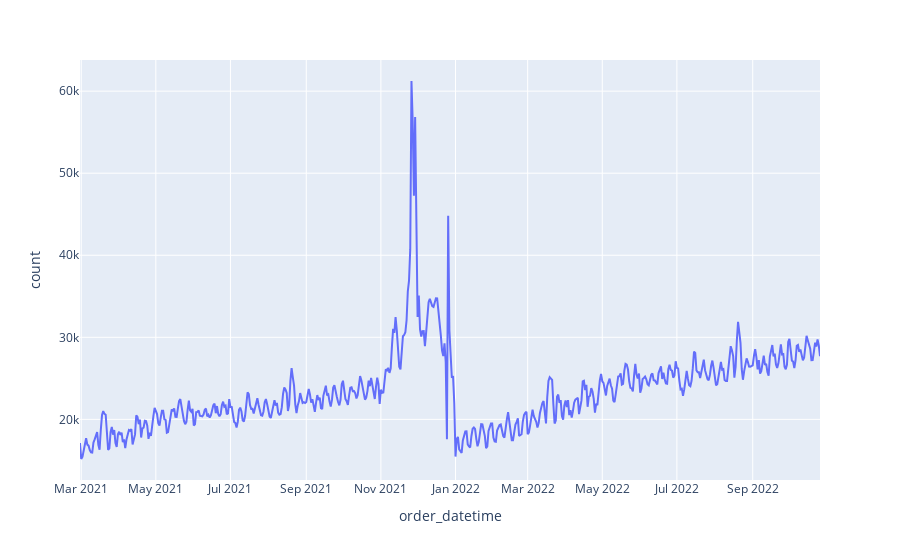

The code cell stored with this chart in its notebook:
### Code cell
transactions_df = transactions.groupby("order_datetime").count().sort("order_datetime").to_pandas_on_spark()
transactions_df.plot.line("order_datetime", "count")

### Figure 1 — Plotly figure (JSON) as saved in the notebook; plotly's stock layout.template omitted (floating-point values rounded to 4 significant figures; data arrays with more than 128 entries replaced by an {"elided": "..."} marker saying what was removed)
{"data": [{"hovertemplate": "order_datetime=%{x}<br>count=%{y}<extra></extra>", "legendgroup": "", "line": {"color": "#636efa", "dash": "solid"}, "marker": {"symbol": "circle"}, "mode": "lines", "name": "", "orientation": "v", "showlegend": false, "type": "scatter", "x": {"elided": "606 str values"}, "xaxis": "x", "y": {"elided": "606 int values"}, "yaxis": "y"}], "layout": {"legend": {"tracegroupgap": 0}, "margin": {"t": 60}, "xaxis": {"anchor": "y", "domain": [0, 1], "title": {"text": "order_datetime"}}, "yaxis": {"anchor": "x", "domain": [0, 1], "title": {"text": "count"}}}}
